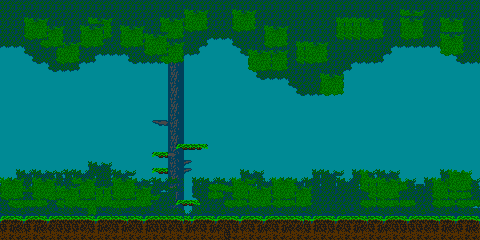

Rendered tile map (Tiled .tmx) drawn with the repository's tilesets; below, a short description and the map source with its tile grids summarised:
An orthogonal 60x30 tile map with 8x8 px tiles, 3 tile layers (bg, fg, fg2), 2 hidden layers not drawn and 5 objects (3x ent_coin, at_door, ent_player).

<map version="1.0" orientation="orthogonal" renderorder="right-down" width="60" height="30" tilewidth="8" tileheight="8" backgroundcolor="#008a95" nextobjectid="6">
 <tileset firstgid="1" name="tilesheet_forest" tilewidth="8" tileheight="8" spacing="2" margin="1" tilecount="60" columns="12">
  <image source="../res/img/tilesheet_forest.png" width="120" height="50" />
 </tileset>
 <layer name="bg" width="60" height="30">
  <data>[1800 cells, 1017 non-empty, 20 distinct tile ids]</data>
 </layer>
 <layer name="fg" width="60" height="30">
  <data>[1800 cells, 597 non-empty, 31 distinct tile ids]</data>
 </layer>
 <objectgroup name="obj">
  <object id="2" name="at_door" gid="50" x="344" y="216" width="8" height="8" />
  <object id="1" name="ent_player" gid="50" x="24" y="208" width="8" height="8" />
  <object id="3" name="ent_coin" gid="50" x="192" y="184" width="8" height="8" />
  <object id="4" name="ent_coin" gid="50" x="144" y="152" width="8" height="8" />
  <object id="5" name="ent_coin" gid="50" x="192" y="112" width="8" height="8" />
 </objectgroup>
 <layer name="fg2" width="60" height="30">
  <data>[1800 cells, 0 non-empty, 0 distinct tile ids]</data>
 </layer>
 <layer name="solid" width="60" height="30" visible="0">
  <data>[1800 cells, 172 non-empty, 1 distinct tile ids]</data>
 </layer>
 <layer name="owp" width="60" height="30" visible="0">
  <data>[1800 cells, 11 non-empty, 1 distinct tile ids]</data>
 </layer>
</map>
